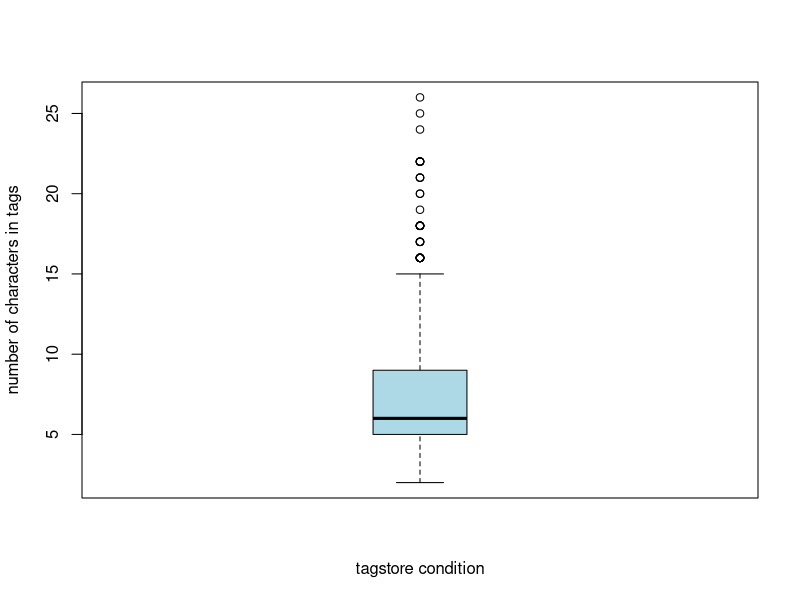
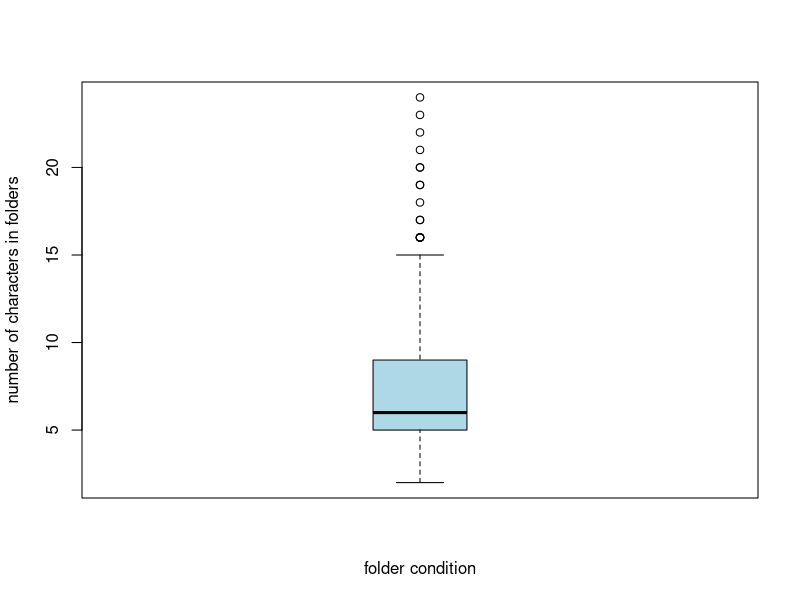
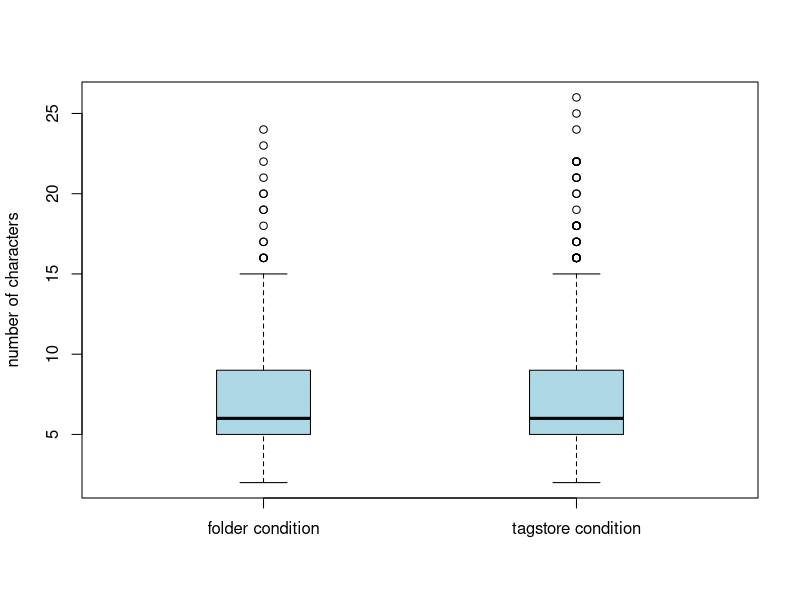
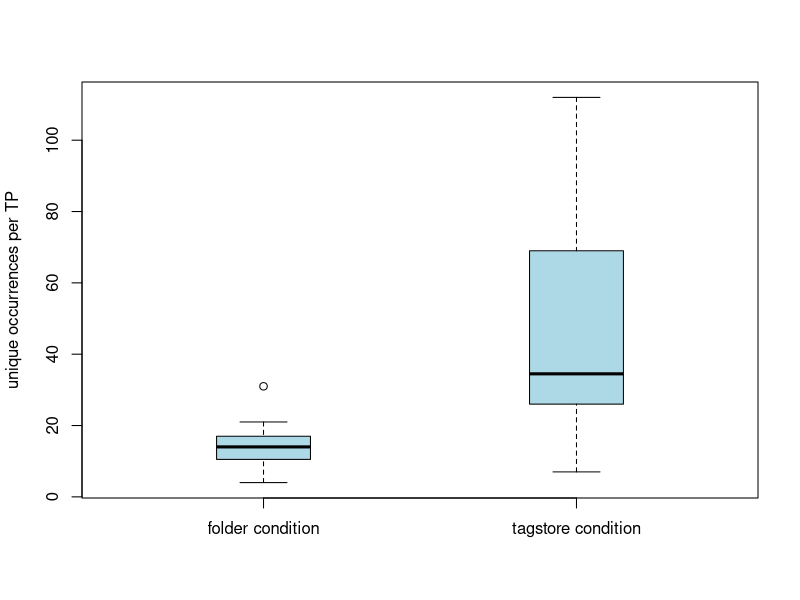
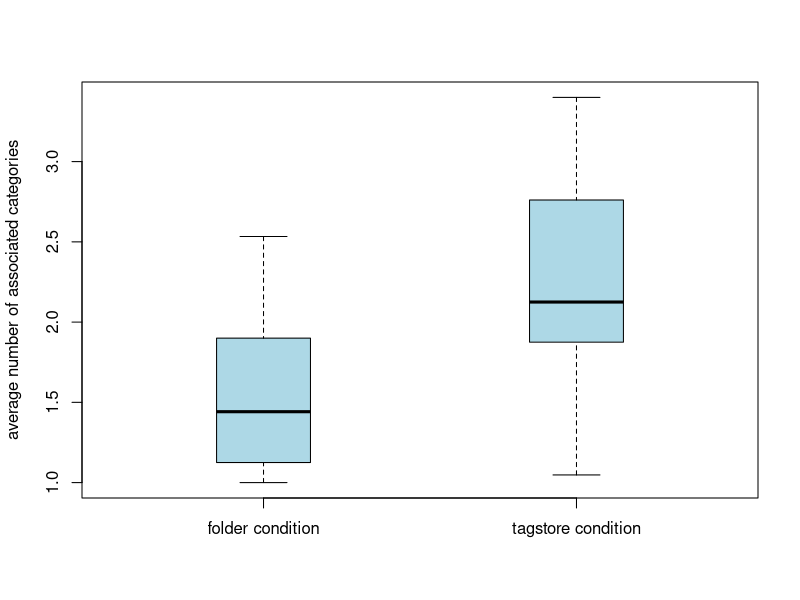

The R script that drew these images, in order:


all_tags_lengths <- read.table("tags_concated_-_raw_tags_single_unique_-_lengths.csv")

pdf('tag_length_boxplot_orig.pdf')
boxplot(all_tags_lengths, 
    names=c("tagstore condition"), 
    xlab="tagstore condition", 
    ylab="number of characters in tags", 
    pars = list(boxwex = 0.3, staplewex = 0.5, 
    boxfill="lightblue"))

list_of_all_folders_without_paths_lengths <- read.table("folders_without_path_-_lengths.csv")

pdf('folder_length_boxplot_orig.pdf')
boxplot(list_of_all_folders_without_paths_lengths, 
    names=c("folder condition"), 
    xlab="folder condition", 
    ylab="number of characters in folders", 
    pars = list(boxwex = 0.3, staplewex = 0.5, 
    boxfill="lightblue"))


pdf('folder_and_tag_length_boxplot_orig.pdf')
boxplot(list(list_of_all_folders_without_paths_lengths$V1, all_tags_lengths$V1), 
    names=c("folder condition", "tagstore condition"), 
    #xlab="FE 1", 
    ylab="number of characters", 
    pars = list(boxwex = 0.3, staplewex = 0.5, 
    boxfill="lightblue"))

ufolders <- read.table("folders_number_of_unique_per_TP.csv")
utags <- read.table("tags_number_of_unique_per_TP.csv")

pdf('folder_and_tag_uniques_boxplot_orig.pdf')
boxplot(list(ufolders$V1, utags$V1), 
    names=c("folder condition", "tagstore condition"), 
    #xlab="FE 1", 
    ylab="unique occurrences per TP", 
    pars = list(boxwex = 0.3, staplewex = 0.5, 
    boxfill="lightblue"))

avnroftags <- read.table("../transcripts/average_nr_of_tags_-_list.csv")
avnrofparenfolders <- read.table("folders_list_of_average_nr_of_parentfolders_per_TP.csv")
pdf('average_nr_of_parentfolders_vs_average_nr_of_tags_boxplot_orig.pdf')
boxplot(list(avnrofparenfolders$V1, avnroftags$V1), 
    names=c("folder condition", "tagstore condition"), 
    #xlab="FE 1", 
    ylab="average number of associated categories", 
    pars = list(boxwex = 0.3, staplewex = 0.5, 
    boxfill="lightblue"))


